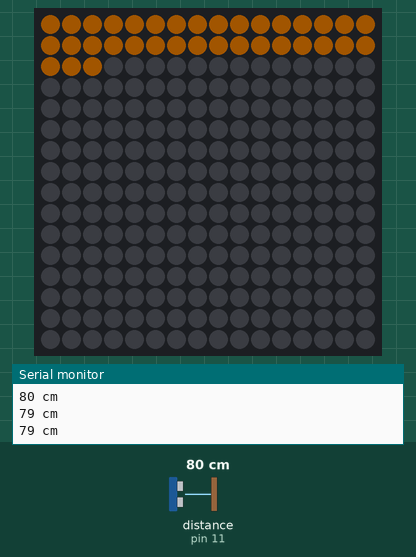
Simulated run of this sketch. Board: Arduino Mega 2560, built with avr-gcc and run on an emulated ATmega2560. Shown: 16×16 RGB LED matrix (first LED top left, wired row by row), the last lines printed to the serial monitor. Wiring (inferred from the names in the program): ultrasonic range finder: trigger pin 10; echo pin 11. Inputs (shaded band) come from the test bench; at power-on: distance to the obstacle (sensor on pin 11) 80 cm. The echo pulse lasts 58.3 µs per cm; dim RGB values are drawn brighter than linear.

Above: at 1.2 s.
1.3 s: distance to the obstacle (sensor on pin 11) set to 2 cm
At 1.7 s:
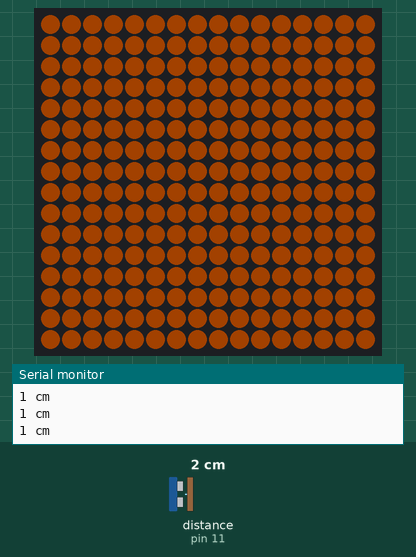
2.9 s: distance to the obstacle (sensor on pin 11) set to 35 cm
At 3.13 s:
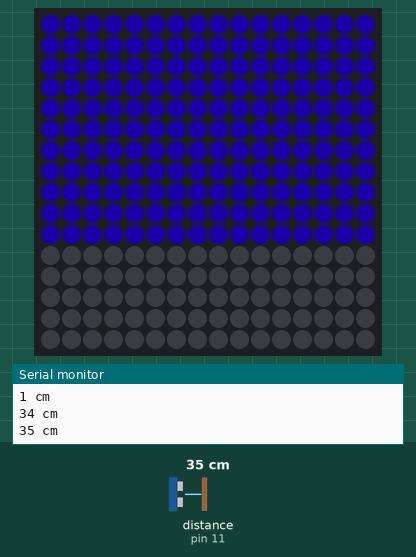
4.8 s: distance to the obstacle (sensor on pin 11) set to 60 cm
At 6.8 s:
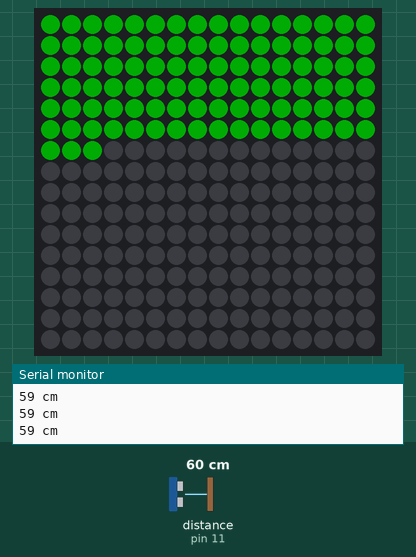
7.3 s: distance to the obstacle (sensor on pin 11) set to 120 cm
At 7.8 s:
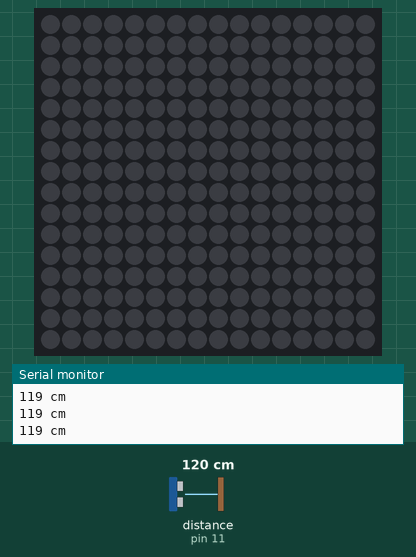
Timing chart, 0 to 9.8 s (numbered marks = the images above; inputs shaded):
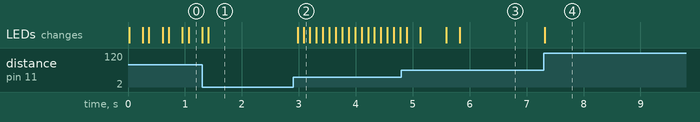

The sketch:

First_Sketch_OneUltrasound.ino
```cpp
#include <FastLED.h>

#define LED_PIN     42          // Pin connected to the NeoPixel matrix
#define MATRIX_WIDTH  16        // Width of the matrix
#define MATRIX_HEIGHT 16        // Height of the matrix
#define NUM_LEDS      MATRIX_WIDTH * MATRIX_HEIGHT

#define TRIGGER_PIN  10         // Pin connected to the ultrasonic sensor trigger
#define ECHO_PIN     11         // Pin connected to the ultrasonic sensor echo

long duration = 1;
long distance = 0;

const int minDistance = 10;     // Minimum distance to start lighting LEDs (in cm)
const int maxDistance = 90;     // Maximum distance to light up all LEDs (in cm)

CRGB leds[MATRIX_WIDTH][MATRIX_HEIGHT];  // 2D LED array for the matrix

void setup() {
  Serial.begin(9600);
  pinMode(TRIGGER_PIN, OUTPUT);
  pinMode(ECHO_PIN, INPUT);

  FastLED.addLeds<NEOPIXEL, LED_PIN>((CRGB*)leds, NUM_LEDS);  // Set up the LED matrix
  FastLED.setBrightness(50);   // Set brightness (0 to 255)
  FastLED.clear();             // Clear all LEDs initially
  FastLED.show();              // Update the matrix
}

void loop() {
  // Trigger the ultrasonic sensor
  digitalWrite(TRIGGER_PIN, LOW);
  delayMicroseconds(5);
  digitalWrite(TRIGGER_PIN, HIGH);
  delayMicroseconds(10);
  digitalWrite(TRIGGER_PIN, LOW);

  // Read the echo time
  duration = pulseIn(ECHO_PIN, HIGH, 26000); // Timeout after ~450cm
  distance = (duration / 2) * 0.03432;       // Convert to centimeters

  // Check if the distance is valid
  if (distance >= 500 || distance <= 0) {
    Serial.println("No valid measurement");
    FastLED.clear(); // Turn off all LEDs when there's no valid measurement
    FastLED.show();
    delay(100);      // Small delay before the next measurement
    return;          // Skip the rest of the loop
  }

  // Display the valid distance
  Serial.print(distance);
  Serial.println(" cm");

  // Calculate the number of LEDs to light up
  int numLedsOn = 0;

  if (distance <= minDistance) {
    numLedsOn = NUM_LEDS; // Light all LEDs
  } else if (distance >= maxDistance) {
    numLedsOn = 0;        // Light no LEDs
  } else {
    // Map the distance inversely to the number of LEDs
    numLedsOn = map(distance, maxDistance, minDistance, 0, NUM_LEDS);
    numLedsOn = constrain(numLedsOn, 0, NUM_LEDS);
  }

  // Calculate color based on distance (from red to blue)
  uint16_t hue = map(distance, maxDistance, minDistance, 0, 65535); // Hue from red to blue
  CRGB color = CHSV(hue >> 8, 255, 255);

  // Update the LEDs based on the distance
  int ledsOnCount = 0;
  for (int x = 0; x < MATRIX_WIDTH; x++) {
    for (int y = 0; y < MATRIX_HEIGHT; y++) {
      if (ledsOnCount < numLedsOn) {
        leds[x][y] = color;
        ledsOnCount++;
      } else {
        leds[x][y] = CRGB::Black; // Turn off the LED
      }
    }
  }

  FastLED.show(); // Update the matrix
  delay(100);     // Small delay before the next measurement
}
```

Measured:
- after the input at 1.3 s, the LEDs: first differ from a run without the input after 0.11 s (image 1)
- after the input at 2.9 s, the LEDs: first change after 0.08 s (image 2 shows a later state)
- after the input at 4.8 s, the LEDs: first change after 0.10 s (image 3 shows a later state)
- after the input at 7.3 s, the LEDs: change at once (image 4)
